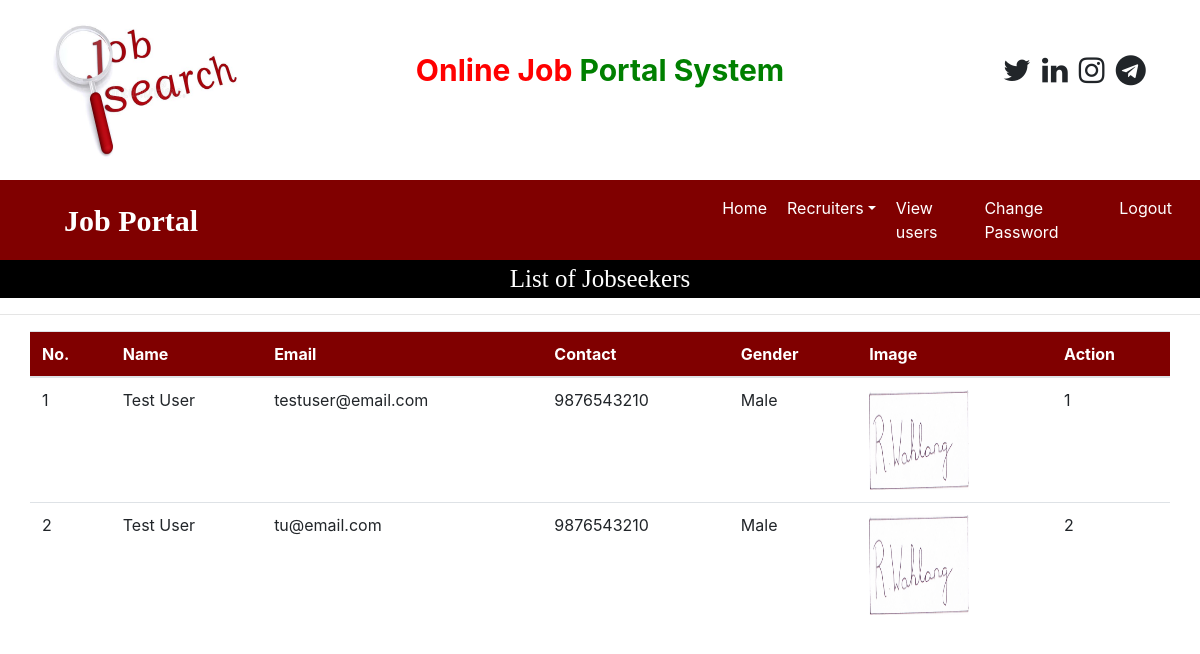
Page /view_users (signed in) on the earlier database version.
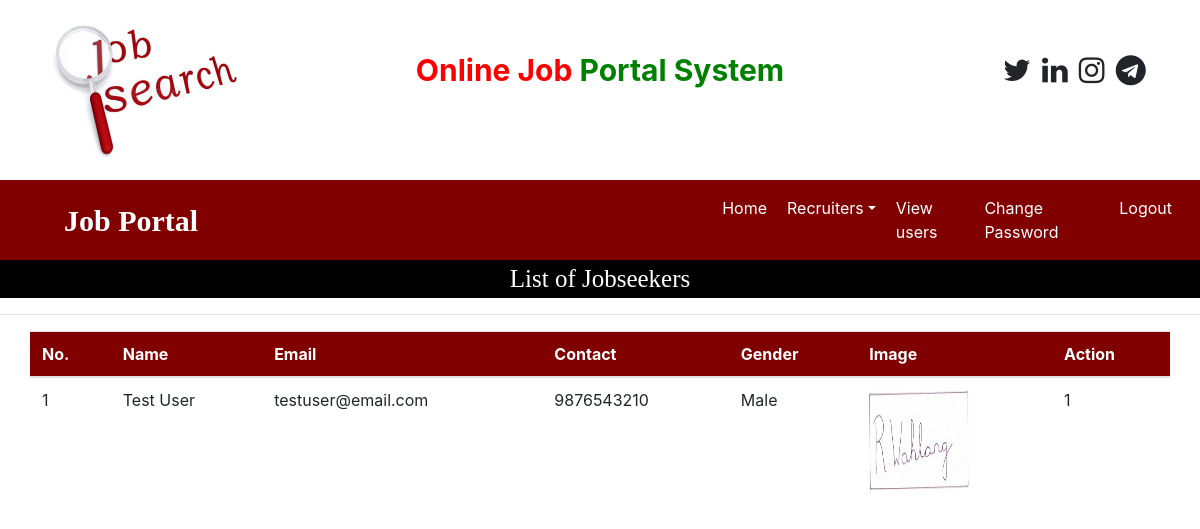
Same page on the later database version.
### job/models.py (models this page shows, shortened)
class JobSeeker(models.Model):
    user = models.ForeignKey(User, on_delete=models.CASCADE)
    mobile = models.CharField(max_length=15, null=True)
    image = models.FileField(null=True)
    gender = models.CharField(max_length=10, null=True)
    type = models.CharField(max_length=15, null=True)

### job/views.py (the view)
# urls.py: path('view_users', view_users, name="view_users"),
def view_users(request):
    if not request.user.is_authenticated:
        return redirect('admin_login')
    data = JobSeeker.objects.all()
    d = {'data': data}
    return render(request, 'view_users.html', d)

### job/templates/view_users.html
{% load static %}
{% block body %}
{% include 'admin_navigations.html' %}
<div style="font-family:'Monotype Corsiva'; font-size:25px; color: white; background-color: black; text-align: center">
    List of Jobseekers
</div>
<hr>
<table class="table table-hover container">
    <thead>
    <tr style="background-color: maroon; color: white">
        <th>No.</th>
        <th>Name</th>
        <th>Email</th>
        <th>Contact</th>
        <th>Gender</th>
        <th>Image</th>
        <th>Action</th>
    </tr>
    </thead>
    <tbody>
    {% for i in data %}
    <tr>
        <td>{{forloop.counter}}</td>
        <td>{{i.user.first_name}} {{i.user.last_name}}</td>
        <td>{{i.user.username}}</td>
        <td>{{i.mobile}}</td>
        <td>{{i.gender}}</td>
        <td><img src="{{i.image.url}}" style="width: 100px; height: 100px;"></td>
        <td>{{forloop.counter}}</td>
    </tr>
    {% endfor %}
    </tbody>
</table>
{% endblock %}

Differences in the rows shown:
removed JobSeeker: user.first_name "Test", user.last_name "User", user.username "tu@email.com", mobile "9876543210", gender "Male", image (picture)
